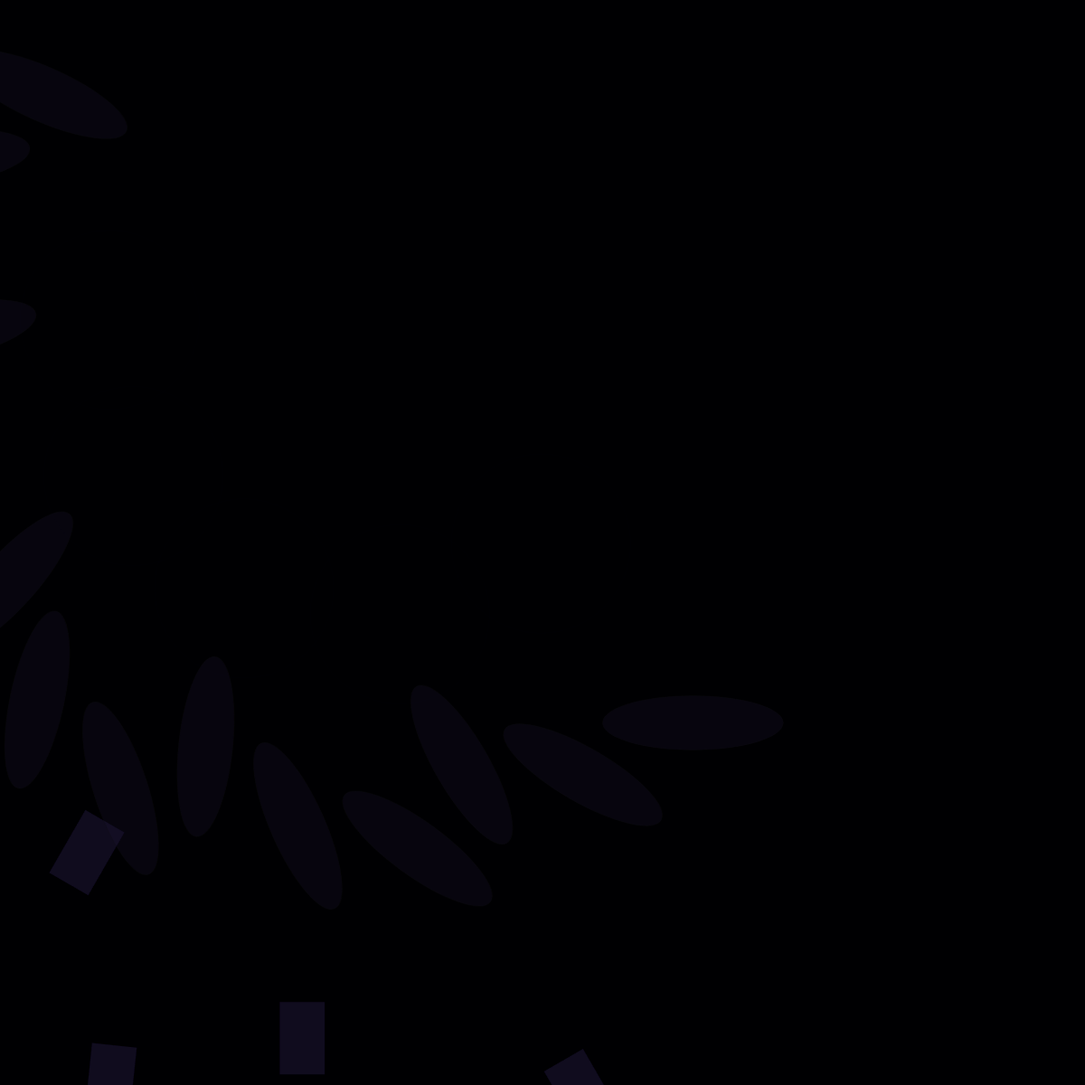
Frame 1 (no input)
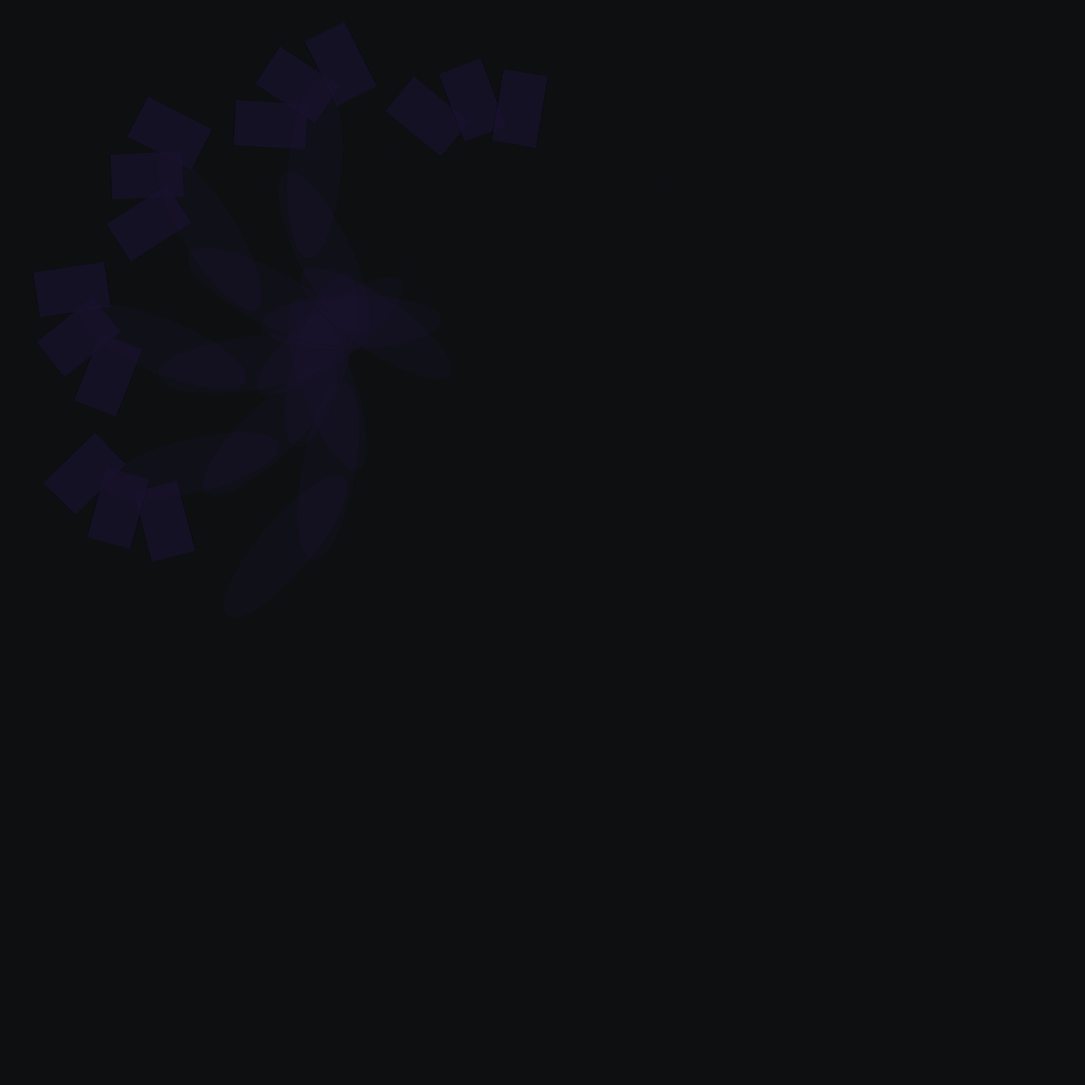
Frame 60 (no input)
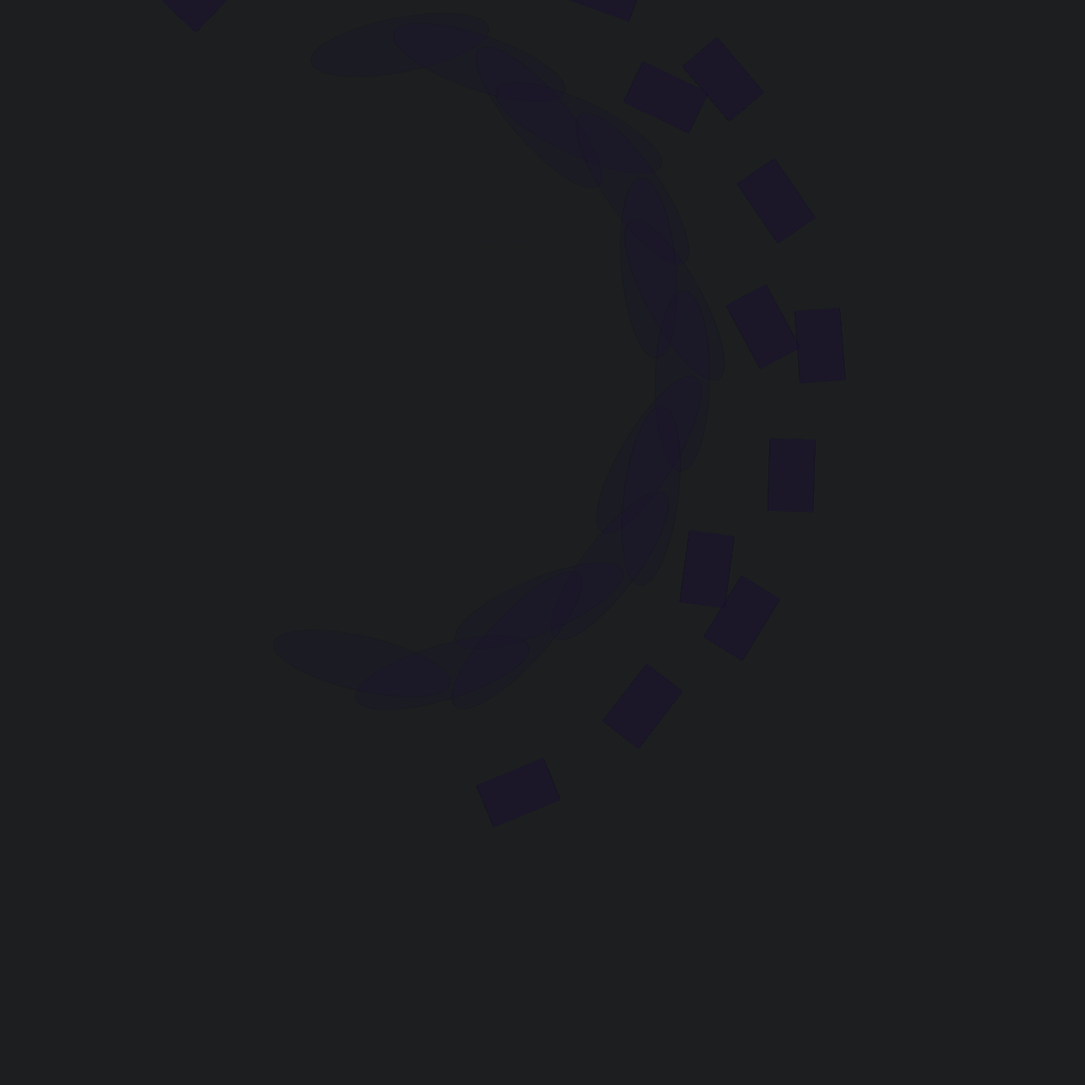
Frame 120 (the mouse pressed at the canvas centre since frame 60)

The p5.js sketch that drew these frames (run headless with seeded random() and noise() and a simulated clock; from frame 60 on, the mouse is pressed at the canvas centre):

// p5.js sketch
// ── sketch.js
var A = 0.0 ; //angle
var S = 0.25;// speed
var Sc ; //dist of the circle from the particular center

function setup() {
  createCanvas(1200,1200);
  noStroke;
   background(244,222,122);
}

function draw() {
	scale(2); // whole canvas has been scaled for cinematic effects
  var Ball0 = map(A/2,10,S/2,10,100);
  var Ball1 = map(A/2,20,S/2,10,100);
  var Ball2 = map(A/2,20,S/2,10,100);
  var RECTA = map(A+2,200,S/2,10,100);
  // ---------------- background color change -----------------------
  var R =map(A/2,10,S/2,10,131) ; var G =map(A/2,10,S/2,10,229) ; var B =map(A/2,10,S/2,10,178) ;
 background(A-2,A,A+2,255);
 
 
  translate(width/6, height/6);   // position of the center
  
  //----- OBJECT 1 ----
  
  rotate(A);  // spin object 1 
  for (var i= 0; i<5 ;i++){
    push();
     rotate(i*PI/5);    
     translate(RECTA, Ball1);
     Sc = map(A/2,20,S/2,0,50)
     var x = cos(A)*Sc;          
     var y = sin(A)*Sc;
     var O1 = map(A/2,20,S/2,0,25);
     stroke(6,40,160,01);
     fill(167,45,16,0);
     var r1 = map(A/2,20,S/2,250,100);
     ellipse(0,y,r1,r1);
           noStroke;
          // ------ OBJECT 2 -----
          rotate(A);
          for (var j= 0; j<3 ;j++){
            push();
            rotate(j*PI/6);
            translate(Ball0/3,RECTA);
            strokeWeight(.5);
            stroke(25,50);
            fill(26,21,47,70);
             var r2 = map(A/2,80,S/2,500,30);
            ellipse(x,0,100,30);
                  
                 // ---- OBJECT3 ----
                  rotate(A);
                  for (var k= 0; k<3 ;k++){
                  push();
                  rotate(PI/3);
                  translate(Ball1,RECTA);
                  //fill(56,69,169);
                    var r3 = map(A/2,80,S/2,250,50);
                    var O3 = map(A/2,80,S/2,0,50);
                    stroke(5,6,16,3);
                    strokeWeight(.5);
                  rect(x,0,40,25);
                  pop();
              }
          pop();
      }
     pop();
  }
  
  A += S;
}

function mousePressed(){
 background(144,254,124);
}
